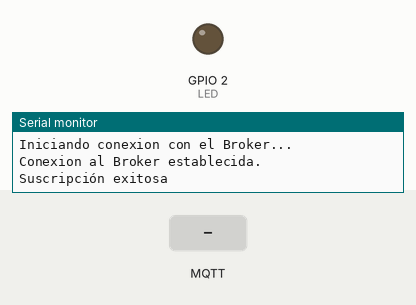
A program run on a simulated ESP32. Shown: output pins drawn as LEDs (lit = HIGH), the last lines printed to the serial monitor. Inputs (shaded band) come from the test bench. WiFi joins after 1.5 s; servers stay silent unless stated; no MQTT or app messages arrive unless stated.

Above: at 2.7 s.
2.8 s: MQTT message "1" arrives on the first subscribed topic
At 4.7 s:
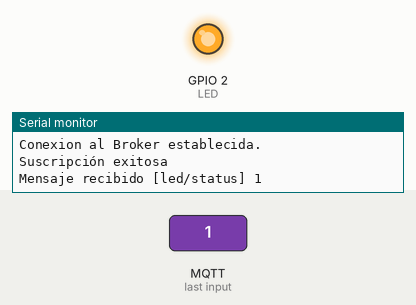
5.5 s: MQTT message "0" arrives on the first subscribed topic
At 7.8 s:
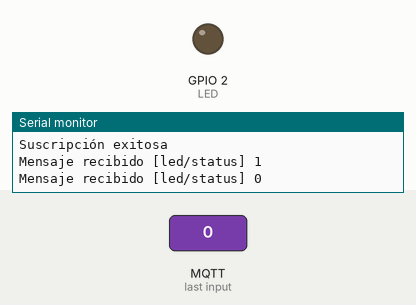
Timing chart, 0 to 9.3 s (numbered marks = the images above; inputs shaded):
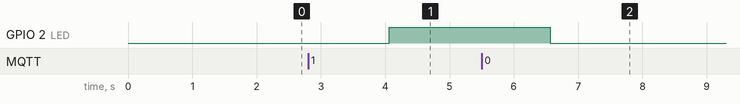

Measured:
- after the input at 2.8 s, GPIO 2 (LED): LOW → HIGH after 1.3 s
- after the input at 5.5 s, GPIO 2 (LED): HIGH → LOW after 1.1 s

The program:

main.cpp
```cpp
#include <Arduino.h>
#include <WiFi.h>
#include <PubSubClient.h>

WiFiClient esp32Client;
PubSubClient mqttClient(esp32Client);

const char ssid[]    = "";
const char password[] = "";

const char server[] = "broker.emqx.io";
const int port = 1883;

int payload_int = 0;
String payload_string = "";

const int LED = 2;

void wifiInit() {
  Serial.print("\n\nConectándose a ");
  Serial.print(ssid);

  WiFi.begin(ssid, password);

  while (WiFi.status() != WL_CONNECTED) {
    Serial.print(".");
    delay(500);
  }

  Serial.println("\n\nConexion Establecida");
  Serial.print("Dirección IP: ");
  Serial.println(WiFi.localIP());
}

void callback(char* topic, byte* payload, unsigned int length) {
  Serial.print("Mensaje recibido [");
  Serial.print(topic);
  Serial.print("] ");

  // Convert payload into integer
  char payload_array[length + 1];
  int resultI;

  memcpy(payload_array, payload, length);
  payload_array[length] = '\0';
  resultI = atoi(payload_array);

  payload_int = resultI;

  Serial.println(payload_int);

  // Convert payload into string
  // payload_string = "";

  // for (int i=0;i<length;i++) {
  //   payload_string = payload_string + (char)payload[i];
  // }
}

void reconnect() {
  while (!mqttClient.connected()) {
    Serial.println("\nIniciando conexion con el Broker...");

    if (mqttClient.connect("clientid123")) {
      Serial.println("Conexion al Broker establecida.");

      if(mqttClient.subscribe("led/status")){
        Serial.println("Suscripción exitosa\n");
      }else{
        Serial.println("falló Suscripción");
      }

    } else {
      Serial.print("Fallo, rc=");
      Serial.print(mqttClient.state());

      Serial.println("\nintentando de nuevo en 5 segundos");
      delay(5000);
    }
  }
}

void setup() {
  Serial.begin(921600);
  pinMode(LED,OUTPUT);

  delay(10);

  wifiInit();

  mqttClient.setServer(server, port);
  mqttClient.setCallback(callback);
}

void loop() {
  if (!mqttClient.connected()) {
    reconnect();
  }

  mqttClient.loop();

  if(payload_int == 0) {
    digitalWrite(LED,LOW);
  } else if (payload_int == 1) {
    digitalWrite(LED,HIGH);
  } else {
    Serial.println("Instrucción no reconocida");
  }

  delay(2500);
}
```
